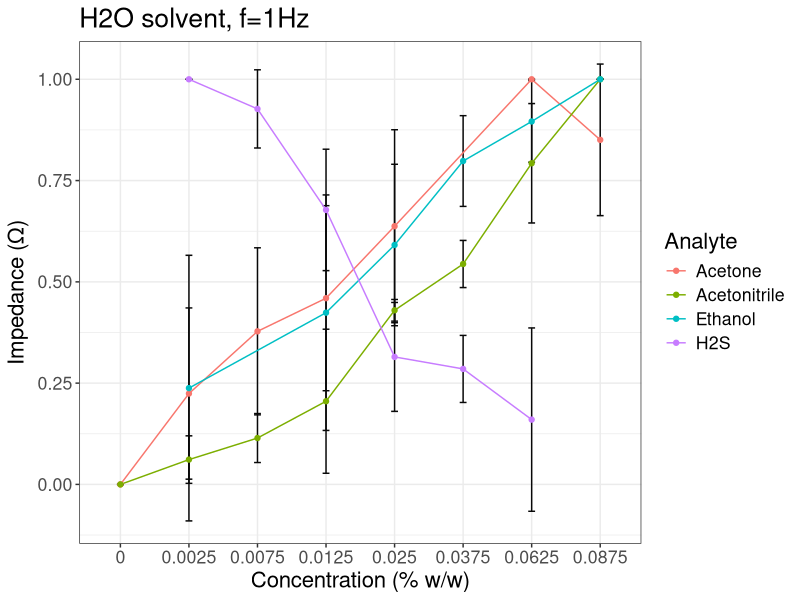
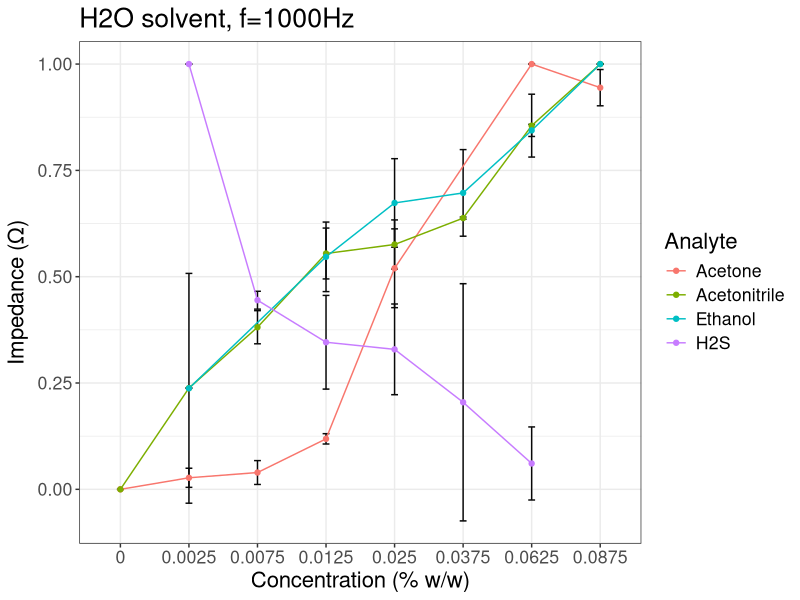
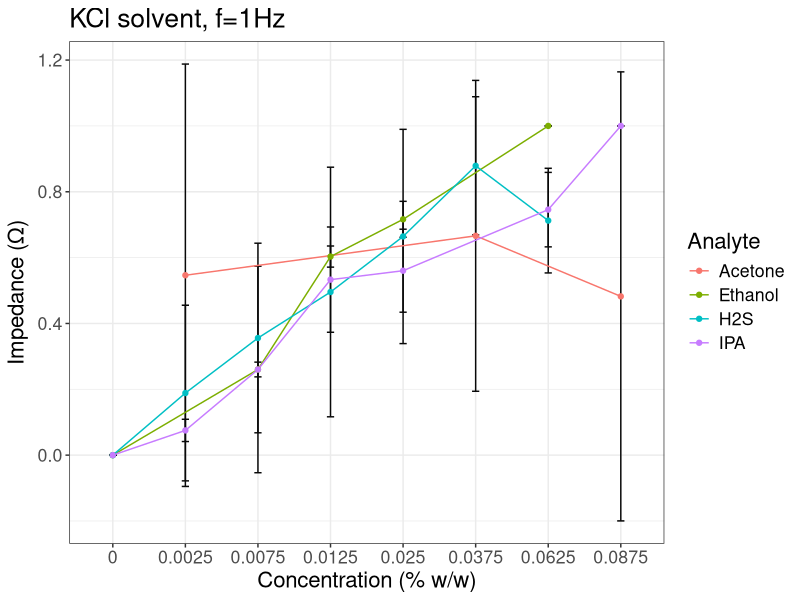
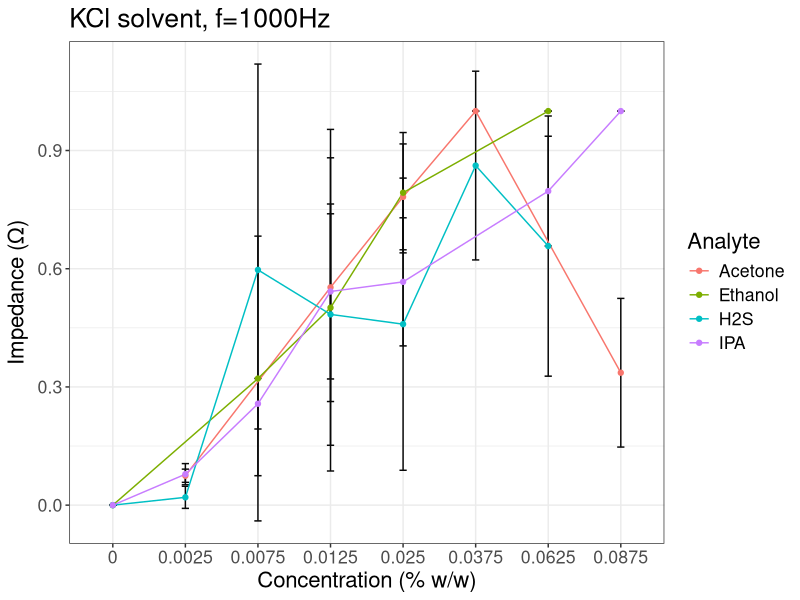
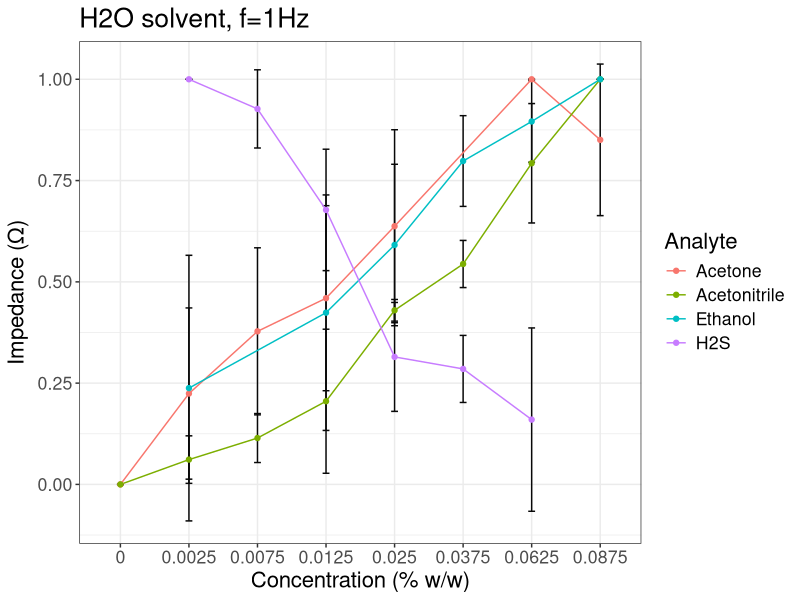
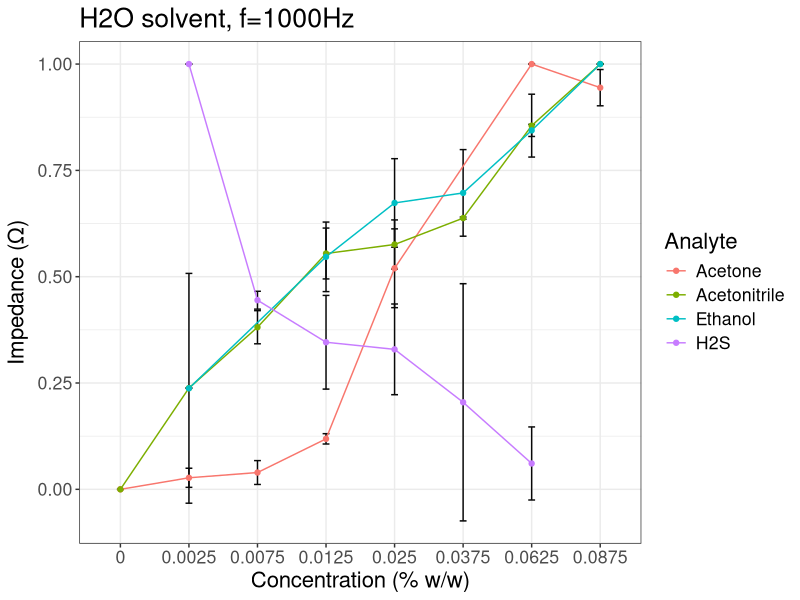
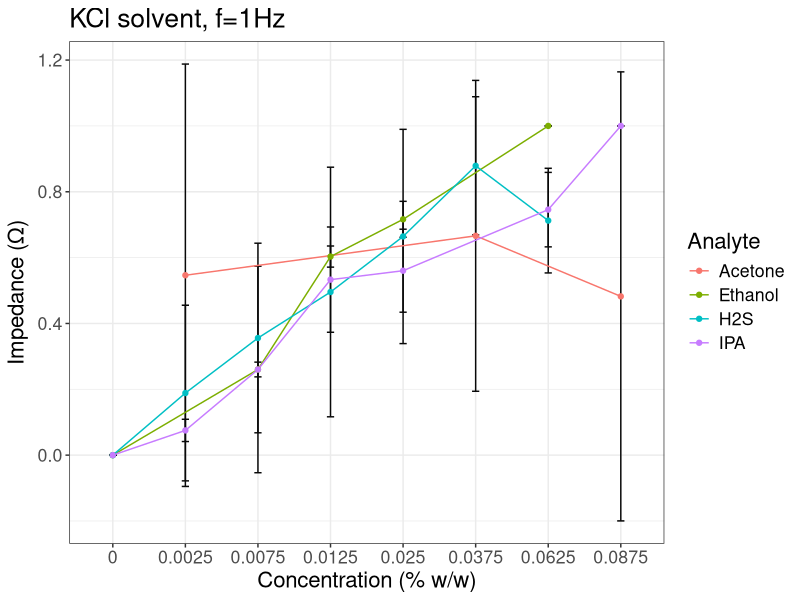
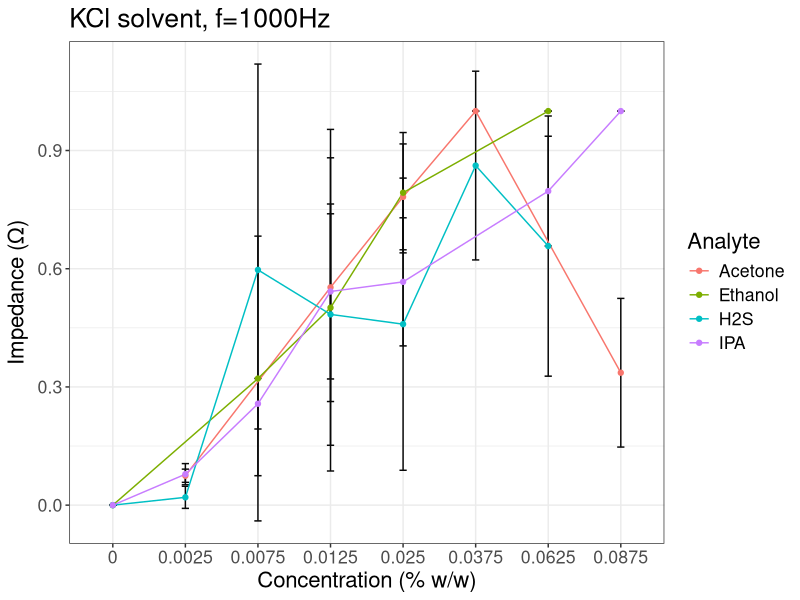

Here is the R script that generated these plots, in order:
library (ggplot2) #version 3.1.0
library(gridExtra)
library (dplyr)

###functions used###
#1
library(plyr)

data_summary <- function(data, varname, groupnames){
  require(plyr)
  summary_func <- function(x, col){
    c(mean = mean(x[[col]], na.rm=TRUE),
      sd = sd(x[[col]], na.rm=TRUE))
  }
  data_sum<-ddply(data, groupnames, .fun=summary_func,
                  varname)
  data_sum <- rename(data_sum, c("mean" = varname))
  return(data_sum)
}
#2
function(..., plotlist=NULL, file, cols=1, layout=NULL) {
  library(grid)
  
  # Make a list from the ... arguments and plotlist
  plots <- c(list(...), plotlist)
  
  numPlots = length(plots)
  
  # If layout is NULL, then use 'cols' to determine layout
  if (is.null(layout)) {
    # Make the panel
    # ncol: Number of columns of plots
    # nrow: Number of rows needed, calculated from # of cols
    layout <- matrix(seq(1, cols * ceiling(numPlots/cols)),
                     ncol = cols, nrow = ceiling(numPlots/cols))
  }
  
  if (numPlots==1) {
    print(plots[[1]])
    
  } else {
    # Set up the page
    grid.newpage()
    pushViewport(viewport(layout = grid.layout(nrow(layout), ncol(layout))))
    
    # Make each plot, in the correct location
    for (i in 1:numPlots) {
      # Get the i,j matrix positions of the regions that contain this subplot
      matchidx <- as.data.frame(which(layout == i, arr.ind = TRUE))
      
      print(plots[[i]], vp = viewport(layout.pos.row = matchidx$row,
                                      layout.pos.col = matchidx$col))
    }
  }
}

###start of data analysis###

##Solvent=H2O
#frequency=1 Analyte= Ethanol, Acetone, AceNT, H2S 
Impedance<- c(0.101577689,
              0.611689754,
              0,
              0.505658801,
              0.664947273,
              0.101145538,
              0.706746238,
              0.705350406,
              0.360824994,
              0.791568068,
              0.91330496,
              0.689692714,
              0.89989257,
              0.994353342,
              0.793422595,
              1,
              1,
              1,
              
              0,
              0,
              0,
              0.468267369,
              0.102220367,
              0.102327061,
              0.586352784,
              0.373139192,
              0.174065707,
              0.69690863,
              0.440869482,
              0.241175434,
              0.894142693,
              0.594092218,
              0.423747775,
              1,
              1,
              1,
              0.946441429,
              0.634914017,
              0.970120165,
              
              0,
              0,
              0.10274829,
              0.019805773,
              0.157188444,
              0.07174976,
              0.331034896,
              0.079552153,
              0.448720107,
              0.410867877,
              0.585180863,
              0.502938264,
              0.896891344,
              0.688498593,
              1,
              1,
              
              1,
              1,
              0.858627705,
              0.995115742,
              0.783551809,
              0.571571097,
              0.429431452,
              0.347798833,
              0.166839148,
              0.343567064,
              0.226543824,
              0.319930488,
              0)

concentration<-c(0.0025,
                 0.0025,
                 0.0025,
                 0.0125,
                 0.0125,
                 0.0125,
                 0.025,
                 0.025,
                 0.025,
                 0.0375,
                 0.0375,
                 0.0375,
                 0.0625,
                 0.0625,
                 0.0625,
                 0.0875,
                 0.0875,
                 0.0875,
                 
                 0,
                 0,
                 0,
                 0.0025,
                 0.0025,
                 0.0025,
                 0.0075,
                 0.0075,
                 0.0075,
                 0.0125,
                 0.0125,
                 0.0125,
                 0.025,
                 0.025,
                 0.025,
                 0.0625,
                 0.0625,
                 0.0625,
                 0.0875,
                 0.0875,
                 0.0875,
                 
                 0,
                 0,
                 0.0025,
                 0.0025,
                 0.0075,
                 0.0075,
                 0.0125,
                 0.0125,
                 0.025,
                 0.025,
                 0.0375,
                 0.0375,
                 0.0625,
                 0.0625,
                 0.0875,
                 0.0875,
                 
                 0.0025,
                 0.0025,
                 0.0075,
                 0.0075,
                 0.0125,
                 0.0125,
                 0.025,
                 0.025,
                 0.025,
                 0.0375,
                 0.0375,
                 0.0625,
                 0.0625)

Analyte=rep(c("Ethanol","Acetone","Acetonitrile","H2S"),times=c(18,21,16,13))

h2odata<-data.frame(Impedance,concentration, Analyte)
h2odata$concentration<-as.factor(h2odata$concentration)
h2odata$Analyte<-as.factor(h2odata$Analyte)
print(levels(h2odata$concentration))
print(levels(h2odata$Analyte))
head(h2odata)

#use subset function for individual analyte plots, or frequency plots
ethanol<-subset(h2odata,Analyte=="Ethanol")


#frequency=1000 Analyte= Ethanol, Acetone, AceNT, H2S and IPA 
I1000<-c(0.181208056,
         0.531458889,
         0,
         0.508641351,
         0.640562973,
         0.490932666,
         0.554429656,
         0.747850325,
         0.718051399,
         0.585504006,
         0.785070565,
         0.72041232,
         0.828827231,
         0.856992562,
         0.846101771,
         1,
         1,
         1,
         
         1,
         0.824246573,
         0.034824333,
         0,
         1,
         0,
         0.413050707,
         0.080499469,
         0.549097022,
         0.109934497,
         0.806765654,
         0,
         0.242993686,
         0.511881344,
         0.008062045,
         0.005629514,
         
         0,
         0,
         0.043031621,
         0.011275188,
         0.059314211,
         0.019598052,
         0.127311474,
         0.110116521,
         0.585357106,
         0.454348842,
         1,
         1,
         0.974631829,
         0.914345818,
         
         0,
         0,
         0.23848617,
         0.237654358,
         0.353560211,
         0.408705684,
         0.596869512,
         0.512260168,
         0.616544014,
         0.534889606,
         0.635878069,
         0.639634786,
         0.907445451,
         0.802924426,
         1,
         1,
         
         1,
         1,
         0.459613943,
         0.429893642,
         0.423715968,
         0.267932249,
         0.451774104,
         0.258390099,
         0.277208734,
         0.40182741,
         0.007440115,
         0.121494797,
         0)

c1000<-c(0.0025,
         0.0025,
         0.0025,
         0.0125,
         0.0125,
         0.0125,
         0.025,
         0.025,
         0.025,
         0.0375,
         0.0375,
         0.0375,
         0.0625,
         0.0625,
         0.0625,
         0.0875,
         0.0875,
         0.0875,
         
         0,
         0,
         0.0075,
         0.0075,
         0.0125,
         0.0125,
         0.025,
         0.025,
         0.0375,
         0.0375,
         0.0375,
         0.0625,
         0.0625,
         0.0875,
         0.0875,
         0.0875,
         
         0,
         0,
         0.0025,
         0.0025,
         0.0075,
         0.0075,
         0.0125,
         0.0125,
         0.025,
         0.025,
         0.0625,
         0.0625,
         0.0875,
         0.0875,
         
         0,
         0,
         0.0025,
         0.0025,
         0.0075,
         0.0075,
         0.0125,
         0.0125,
         0.025,
         0.025,
         0.0375,
         0.0375,
         0.0625,
         0.0625,
         0.0875,
         0.0875,
         
         0.0025,
         0.0025,
         0.0075,
         0.0075,
         0.0125,
         0.0125,
         0.025,
         0.025,
         0.025,
         0.0375,
         0.0375,
         0.0625,
         0.0625)

Analyte1000=rep(c("Ethanol","IPA","Acetone","Acetonitrile","H2S"),times=c(18,16,14,16,13))

h2odata1000<-data.frame(I1000,c1000, Analyte1000)
h2odata1000$c1000<-as.factor(h2odata1000$c1000)
h2odata1000$Analyte1000<-as.factor(h2odata1000$Analyte1000)

##Solvent=KCL
#frequency=1 Analyte= Ethanol, IPA, Acetone, H2S 
ki<-c(0,
      0,
      0.482049341,
      0.038422342,
      0.580438564,
      0.625880341,
      0.754923148,
      0.677715819,
      1,
      1,
      
      0,
      0,
      0.051193895,
      0.099041183,
      0.244326339,
      0.275906157,
      0.419984182,
      0.646129903,
      0.471043308,
      0.649316323,
      0.665790903,
      0.825705271,
      1,
      1,
      
      1,
      0.092833295,
      0.332320419,
      1,
      0,
      0.96438428,
      
      0,
      0,
      0.377217173,
      0,
      0.480047648,
      0.560686985,
      0.026611032,
      0.639513404,
      0.781464772,
      0.065537035,
      0.642389395,
      1,
      0.350330535,
      1,
      0.636533841,
      1,
      0.824724274,
      0.600011424
      )

kc<-c(0,
      0,
      0.0075,
      0.0075,
      0.0125,
      0.0125,
      0.025,
      0.025,
      0.0625,
      0.0625,
      
      0,
      0,
      0.0025,
      0.0025,
      0.0075,
      0.0075,
      0.0125,
      0.0125,
      0.025,
      0.025,
      0.0625,
      0.0625,
      0.0875,
      0.0875,
      
      0.0025,
      0.0025,
      0.0375,
      0.0375,
      0.0875,
      0.0875,
      
      0,
      0,
      0.0025,
      0.0025,
      0.0075,
      0.0075,
      0.0075,
      0.0125,
      0.0125,
      0.0125,
      0.025,
      0.025,
      0.025,
      0.0375,
      0.0375,
      0.0375,
      0.0625,
      0.0625
      )

ka=rep(c("Ethanol","IPA","Acetone","H2S"),times=c(10,14,6,18))

kcldata<-data.frame(ki,kc, ka)
kcldata$kc<-as.factor(kcldata$kc)
kcldata$ka<-as.factor(kcldata$ka)

#frequency=1000 Analyte= Ethanol, IPA, Acetone,H2S 
ki1000<-c(0,
          0,
          0.576818479,
          0.065843434,
          0.669525949,
          0.332647943,
          0.900849161,
          0.684914592,
          1,
          1,
         
          0,
          0,
          0.059508972,
          0.097568742,
          0.211971209,
          0.30273891,
          0.385210399,
          0.69919498,
          0.451711312,
          0.681557357,
          0.698415583,
          0.895417508,
          1,
          1,
          
          0.086466646,
          0.062779454,
          0.83610673,
          0.269280245,
          0.877295979,
          0.687366425,
          1,
          1,
          0.202645094,
          0.469397747,
          
          0,
          0,
          0.039636529,
          0,
          0.784175958,
          1,
          0.006923797,
          0.788284879,
          0.62941353,
          0.034423475,
          0.831585177,
          0.455988295,
          0.090185318,
          1,
          0.58524061,
          1,
          0.890891103,
          0.424011956
          )

kc1000<-c(0,
          0,
          0.0075,
          0.0075,
          0.0125,
          0.0125,
          0.025,
          0.025,
          0.0625,
          0.0625,
          
          0,
          0,
          0.0025,
          0.0025,
          0.0075,
          0.0075,
          0.0125,
          0.0125,
          0.025,
          0.025,
          0.0625,
          0.0625,
          0.0875,
          0.0875,
          
          0.0025,
          0.0025,
          0.0125,
          0.0125,
          0.025,
          0.025,
          0.0375,
          0.0375,
          0.0875,
          0.0875,
          
          0,
          0,
          0.0025,
          0.0025,
          0.0075,
          0.0075,
          0.0075,
          0.0125,
          0.0125,
          0.0125,
          0.025,
          0.025,
          0.025,
          0.0375,
          0.0375,
          0.0375,
          0.0625,
          0.0625
          )

ka1000=rep(c("Ethanol","IPA","Acetone","H2S"),times=c(10,14,10,18))

kcldata1000<-data.frame(ki1000,kc1000, ka1000)
kcldata1000$kc1000<-as.factor(kcldata1000$kc1000)
kcldata1000$ka1000<-as.factor(kcldata1000$ka1000)

##get mean and sd
#H2O
h2odata2<-data_summary(h2odata, varname = "Impedance", groupnames = c("concentration","Analyte"))
h20data10002<-data_summary(h2odata1000, varname = "I1000", groupnames = c("c1000","Analyte1000"))
##subset out IPA
f1000edited<-subset(h20data10002,Analyte1000 =="Ethanol" | Analyte1000=="Acetone" | Analyte1000=="Acetonitrile"| Analyte1000=="H2S")

#KCl
kcldata2<-data_summary(kcldata, varname = "ki", groupnames = c("kc","ka"))
kcldata10002<-data_summary(kcldata1000, varname = "ki1000", groupnames = c("kc1000","ka1000"))


##plots
###with line

##H20 plots
f1H2O<-ggplot(h2odata2, aes(x=concentration,y=Impedance,group=Analyte, color=Analyte)) +
  geom_errorbar(aes(ymin=Impedance-sd,ymax=Impedance+sd),color="grey3",width=0.1)+
  geom_line()+
  geom_point()+
  theme_bw()+
  ylab(expression("Impedance (Ω)"))+
  xlab("Concentration (% w/w)")+
  theme(text=element_text(size=16))+
  ggtitle("H2O solvent, f=1Hz")

print(f1H2O)

##without IPA so using subsetted data. For full data use h20data10002 data frame
f1000H2O<-ggplot(f1000edited, aes(x=c1000,y=I1000,group=Analyte1000, color=Analyte1000)) +
  geom_errorbar(aes(ymin=I1000-sd,ymax=I1000+sd),color="grey3",width=0.1)+
  geom_line()+
  geom_point()+
  theme_bw()+
  ylab(expression("Impedance (Ω)"))+
  xlab("Concentration (% w/w)")+
  theme(text=element_text(size=16))+
  ggtitle("H2O solvent, f=1000Hz")+
  labs(color="Analyte")

print(f1000H2O)

##KCL plots
f1KCL<-ggplot(kcldata2, aes(x=kc,y=ki,group=ka, color=ka)) +
  geom_errorbar(aes(ymin=ki-sd,ymax=ki+sd),color="grey3",width=0.1)+
  geom_line()+
  geom_point()+
  theme_bw()+
  ylab(expression("Impedance (Ω)"))+
  xlab("Concentration (% w/w)")+
  theme(text=element_text(size=16))+
  ggtitle("KCl solvent, f=1Hz")+
  labs(color="Analyte")

print(f1KCL)

f1000KCL<-ggplot(kcldata10002, aes(x=kc1000,y=ki1000,group=ka1000, color=ka1000)) +
  geom_errorbar(aes(ymin=ki1000-sd,ymax=ki1000+sd),color="grey3",width=0.1)+
  geom_line()+
  geom_point()+
  theme_bw()+
  ylab(expression("Impedance (Ω)"))+
  xlab("Concentration (% w/w)")+
  theme(text=element_text(size=16))+
  ggtitle("KCl solvent, f=1000Hz")+
  labs(color="Analyte")

print(f1000KCL)

#print
pdffile <- "Adel_EIS_H2O.pdf"
pdf(paste(pdffile,sep=""), paper="letter", width=8, height=6)
f1H2O
f1000H2O
f1KCL
f1000KCL
dev.off()

#export csv
write.csv(h2odata,"Adel_EIS_h20.csv")
write.csv(kcldata,"Adel_EIS_kcl.csv")



